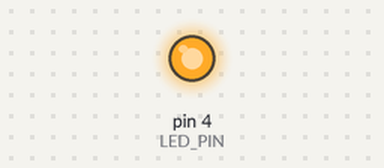
This sketch was run on a simulated Arduino Uno, built with avr-gcc and run on an emulated ATmega328P. Parts: output pins drawn as LEDs (lit = HIGH).

Above: at 0.1 s.
At 60.1 s:
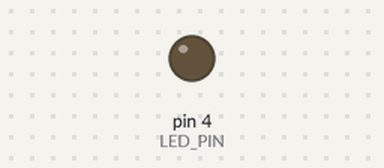
Timing chart, 0 to 71.5 s (numbered marks = the images above):
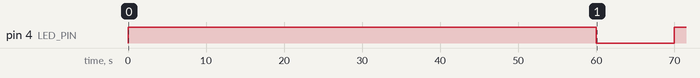

The sketch:

ParpadeanodLED2.ino
```cpp
/**
 * Actividad que hace parpadear un led haciendo pauas
 * 60 segundos prendidos y 10 segundos apagado
 *
 * Modificado el 19 de junio de 2018
 * @author Jesus Barajas
 */
const int LED_PIN = 4;
/**
 *
 * Funcion que recibe dos parametors el primero para mantener encendido un led, el segundo el tiempo que debe de estar apagado.
 * @param int timepoEncendido, tiempo en milisegundos que se requiere estar prendido, ejemplo, 60 segundo = 60000
 * @param int tiempoApagado, tiempo en milisegundos que se requiere estar apagado, ejemplo, 10 segundo = 10000
 * @param int led, el pin donde esta conectado el led que queremos, conveniente cuando tenemos mas de un pin
 *
 */
void parpadea(long tiempoEncendido, long tiempoApagado, int led){
  if(tiempoEncendido<0){
    tiempoEncendido=1000;
  }
  if(tiempoApagado<0){
    tiempoApagado =1000;
  }
  digitalWrite(led, HIGH);//Enciende el led
  delay(tiempoEncendido);//Mantiene encendido el led
  digitalWrite(led, LOW);//Apaga el led
  delay(tiempoApagado);//Mantiene apagado el ledo

}


void setup() {
  pinMode(LED_PIN, OUTPUT);
}

void loop() {
  parpadea(60000,10000,LED_PIN);
}
```

Measured:
- by itself, pin 4 (LED_PIN): LOW → HIGH at 0.00 s, → LOW 60.0 s later, → HIGH 10.0 s later
